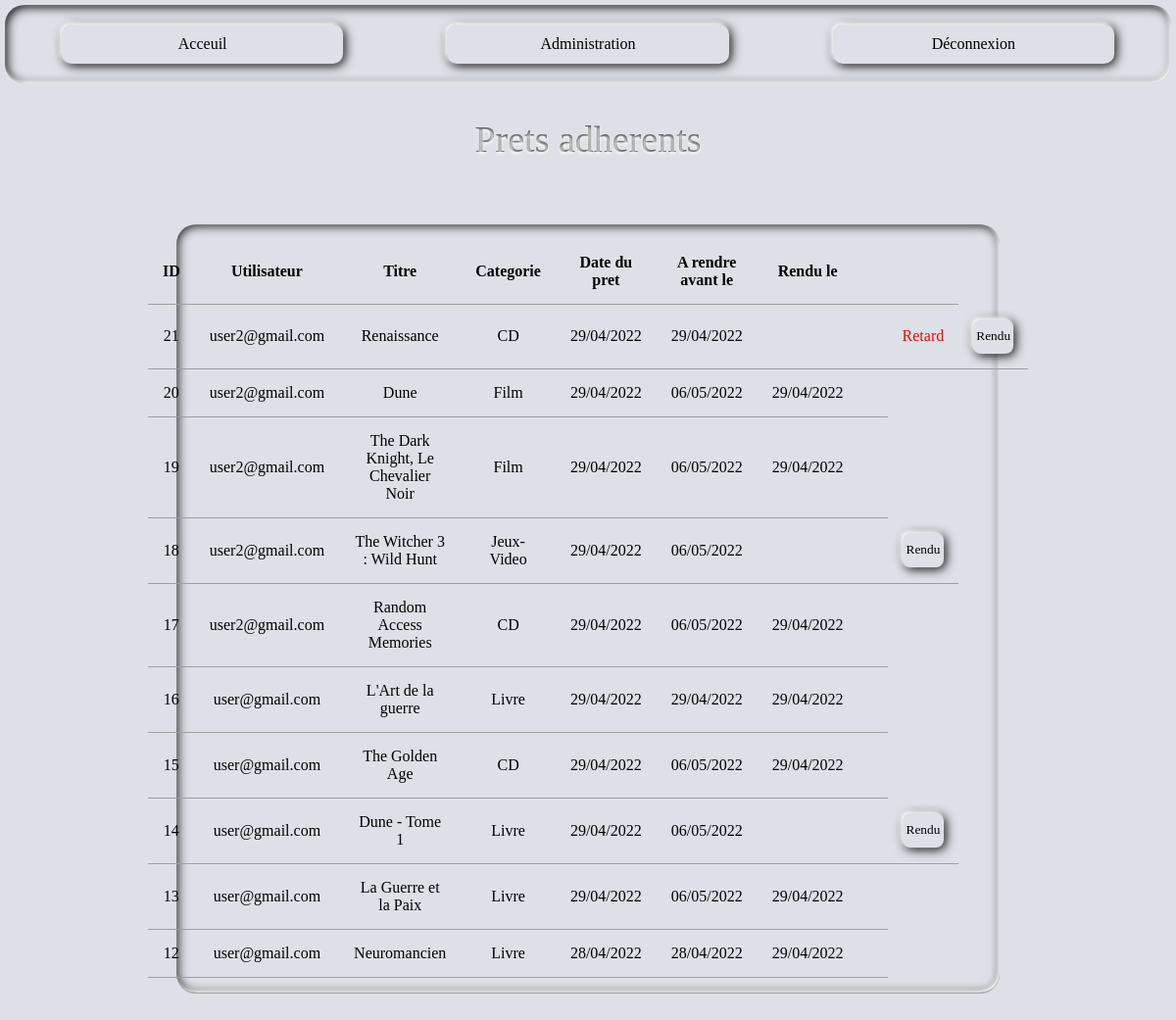
The page /index.php?page=adminPret (signed in) on the database its author committed.
### tables this page shows
CREATE TABLE `pret` (
  `idPret` int UNSIGNED NOT NULL,
  `datePret` timestamp NULL DEFAULT CURRENT_TIMESTAMP,
  `dateRetour` timestamp NULL DEFAULT NULL,
  `idUser` int UNSIGNED NOT NULL,
  `idArticle` int UNSIGNED NOT NULL,
  `rendu` timestamp NULL DEFAULT NULL
);

CREATE TABLE `user` (
  `idUser` int UNSIGNED NOT NULL,
  `email` varchar(255) DEFAULT NULL,
  `mdp` varchar(255) DEFAULT NULL,
  `type` varchar(255) NOT NULL DEFAULT 'user'
);

CREATE TABLE `article` (
  `idArticle` int UNSIGNED NOT NULL,
  `titre` varchar(255) NOT NULL,
  `description` text NOT NULL,
  `genre` varchar(255) DEFAULT NULL,
  `auteur` varchar(255) DEFAULT NULL,
  `editeur` varchar(255) DEFAULT NULL,
  `etat` varchar(255) DEFAULT 'Disponible',
  `file` text NOT NULL,
  `idCategorie` int UNSIGNED NOT NULL
);

CREATE TABLE `categorie` (
  `idCategorie` int UNSIGNED NOT NULL,
  `categorie` varchar(255) DEFAULT NULL
);

### controller/controller.php (called while the page is built, shortened)
<?php
require_once("model/model.php");
function showAdminPret()
{
    $stmt = getAllPret();
    include_once("header.php");
    require_once("views/adminPret.php");
    include_once("footer.php");
    $content = ob_get_clean();
    return $content;
}

### model/model.php (called while the page is built, shortened)
<?php
function dbConnect()
{
    $servername = "localhost";
    $username = "root";
    $password = "";
    $dbname = "etMediaBdd";
    try {
        $dsn = "mysql:host=" . $servername . ";dbname=" . $dbname;
        $pdo = new PDO($dsn, $username, $password);
    } catch (PDOException $e) {
        echo "Connexion a la DB echoué: " . $e->getMessage();
    }
    $pdo->setAttribute(PDO::ATTR_DEFAULT_FETCH_MODE, PDO::FETCH_OBJ);
    return $pdo;
}
function getAllPret()
{
    $pdo = dbConnect();
    $stmt = $pdo->query("SELECT idPret, DATE_FORMAT(datePret, '%d/%m/%Y') as datePret, DATE_FORMAT(dateRetour, '%d/%m/%Y') as dateRetour, pret.idArticle, titre, file, categorie, DATE_FORMAT(rendu, '%d/%m/%Y') as rendu, email, article.idArticle, DATEDIFF(datePret, dateRetour) AS DateDiff
                        FROM pret
                          JOIN article
                            ON article.idArticle = pret.idArticle
                          JOIN categorie
                            ON categorie.idCategorie = article.idCategorie
                          JOIN user
                            ON user.idUser = pret.idUser
                            ORDER BY idPret DESC");
    return $stmt;
}

### views/adminPret.php (the view, shortened to what this page needs)
<?php
if ((!empty($_SESSION['type']) && $_SESSION['type'] == 'admin')) {
?>
    <article class="ficheUser">
        <p class="text1">Prets adherents</p>
        <table>
                <tr>
                    <th scope="col">ID</th>
                    <th scope="col">Utilisateur</th>
                    <th scope="col">Titre</th>
                    <th scope="col">Categorie</th>
                    <th scope="col">Date du pret</th>
                    <th scope="col">A rendre avant le</th>
                    <th scope="col">Rendu le</th>
                    <th scope="col"></th>
                    <th scope="col"></th>
                </tr>
            <?php while ($row = $stmt->fetch()) {
            ?>
                <tr>
                    <td><?= $row->idPret; ?></td>
                    <td><?= $row->email; ?></td>
                    <td><?= $row->titre; ?></td>
                    <td><?= $row->categorie; ?></td>
                    <td><?= $row->datePret; ?></td>
                    <td><?= $row->dateRetour; ?></td>
                    <td><?= $row->rendu; ?></td>
                    <td>
                        <?php if ((isset($row->DateDiff) && $row->DateDiff == 0) && empty($row->rendu)) { ?>
                            <td class="retard">Retard</td>
                   <?php     } ?>
                    </td>
                    <?php
                    if (!isset($row->rendu)) { ?>
                        <form action="index.php?page=rendu" method="post">
                            <td><button class="btn-delete" type="submit" name="rendu">Rendu</button></td>
                        </form>
                    <?php } ?>
                </tr>
            <?php } ?>
        </table>
    </article>
<?php } else {
?>
    <p class="restrict">Vous devez etre connecté pour voir cette page.</p>
<?php
}
?>

### style/style.css (style rules this page uses)
* { padding: 0px; margin: 0px; font-family: "Futura-Light"; }
body { background: #dde1e7; display: -webkit-box; display: -ms-flexbox; display: flex; -webkit-box-orient: vertical; -webkit-box-direction: normal; -ms-flex-direction: column; flex-direction: column; gap: 30px; margin-bottom: 50px; }
.ficheUser { display: -webkit-box; display: -ms-flexbox; display: flex; -webkit-box-orient: vertical; -webkit-box-direction: normal; -ms-flex-direction: column; flex-direction: column; -webkit-box-pack: center; -ms-flex-pack: center; justify-content: center; -webkit-box-align: center; -ms-flex-align: center; align-items: center; gap: 30px; }
.ficheUser .text1 { font-size: 38px; background-color: #565656; color: transparent; text-shadow: 0px 2px 3px rgba(255, 255, 255, 0.8); -webkit-background-clip: text; background-clip: text; font-family: "DanburyCaps"; }
.ficheUser p { font-size: 24px; color: #f73527; }
.ficheUser table { display: -webkit-box; display: -ms-flexbox; display: flex; -webkit-box-pack: center; -ms-flex-pack: center; justify-content: center; -webkit-box-align: center; -ms-flex-align: center; align-items: center; -webkit-box-orient: vertical; -webkit-box-direction: normal; -ms-flex-direction: column; flex-direction: column; padding: 20px; margin: 5px; border-radius: 20px; -webkit-box-shadow: inset -2px -2px 4px #ffffff, inset 1px 1px 11px #000000; box-shadow: inset -2px -2px 4px #ffffff, inset 1px 1px 11px #000000; }
.ficheUser table, .ficheUser td, .ficheUser th { border-bottom: 1px solid #9e9e9e; border-collapse: collapse; max-width: 70%; text-align: center; padding: 15px; }
.ficheUser table button, .ficheUser td button, .ficheUser th button { display: -webkit-box; display: -ms-flexbox; display: flex; -webkit-box-pack: center; -ms-flex-pack: center; justify-content: center; -webkit-box-align: center; -ms-flex-align: center; align-items: center; background-color: #dde1e7; border: none; width: 100%; height: 35px; border-radius: 8px; -webkit-box-shadow: -2px -2px 4px #ffffff, 2px 2px 11px #000000; box-shadow: -2px -2px 4px #ffffff, 2px 2px 11px #000000; text-decoration: none; color: #000000; padding: 3px; }
.ficheUser .retard { color: red; }
.ficheUser tr { margin: 0px 10px; }
.ficheUser button { display: -webkit-box; display: -ms-flexbox; display: flex; -webkit-box-pack: center; -ms-flex-pack: center; justify-content: center; -webkit-box-align: center; -ms-flex-align: center; align-items: center; background-color: #dde1e7; border: none; width: 10%; height: 35px; border-radius: 8px; -webkit-box-shadow: -2px -2px 4px #ffffff, 2px 2px 11px #000000; box-shadow: -2px -2px 4px #ffffff, 2px 2px 11px #000000; text-decoration: none; color: #000000; padding: 3px; }

### style/print.css (style rules this page uses)
* { visibility: hidden; color: black; }
p, table, tr, th, td { visibility: visible; }

### rows shown on the page
pret: idPret "21", idUser.email "user2@gmail.com", idArticle.titre "Renaissance", categorie.categorie "CD", datePret "29/04/2022", dateRetour "29/04/2022", shows "Retard"
pret: idPret "20", idUser.email "user2@gmail.com", idArticle.titre "Dune", categorie.categorie "Film", datePret "29/04/2022", dateRetour "06/05/2022", rendu "29/04/2022"
pret: idPret "19", idUser.email "user2@gmail.com", idArticle.titre "The Dark Knight, Le Chevalier Noir", categorie.categorie "Film", datePret "29/04/2022", dateRetour "06/05/2022", rendu "29/04/2022"
pret: idPret "18", idUser.email "user2@gmail.com", idArticle.titre "The Witcher 3 : Wild Hunt", categorie.categorie "Jeux-Video", datePret "29/04/2022", dateRetour "06/05/2022"
pret: idPret "17", idUser.email "user2@gmail.com", idArticle.titre "Random Access Memories", categorie.categorie "CD", datePret "29/04/2022", dateRetour "06/05/2022", rendu "29/04/2022"
pret: idPret "16", idUser.email "user@gmail.com", idArticle.titre "L'Art de la guerre", categorie.categorie "Livre", datePret "29/04/2022", dateRetour "29/04/2022", rendu "29/04/2022"
pret: idPret "15", idUser.email "user@gmail.com", idArticle.titre "The Golden Age", categorie.categorie "CD", datePret "29/04/2022", dateRetour "06/05/2022", rendu "29/04/2022"
pret: idPret "14", idUser.email "user@gmail.com", idArticle.titre "Dune - Tome 1", categorie.categorie "Livre", datePret "29/04/2022", dateRetour "06/05/2022"
pret: idPret "13", idUser.email "user@gmail.com", idArticle.titre "La Guerre et la Paix", categorie.categorie "Livre", datePret "29/04/2022", dateRetour "06/05/2022", rendu "29/04/2022"
pret: idPret "12", idUser.email "user@gmail.com", idArticle.titre "Neuromancien", categorie.categorie "Livre", datePret "28/04/2022", dateRetour "28/04/2022", rendu "29/04/2022"
